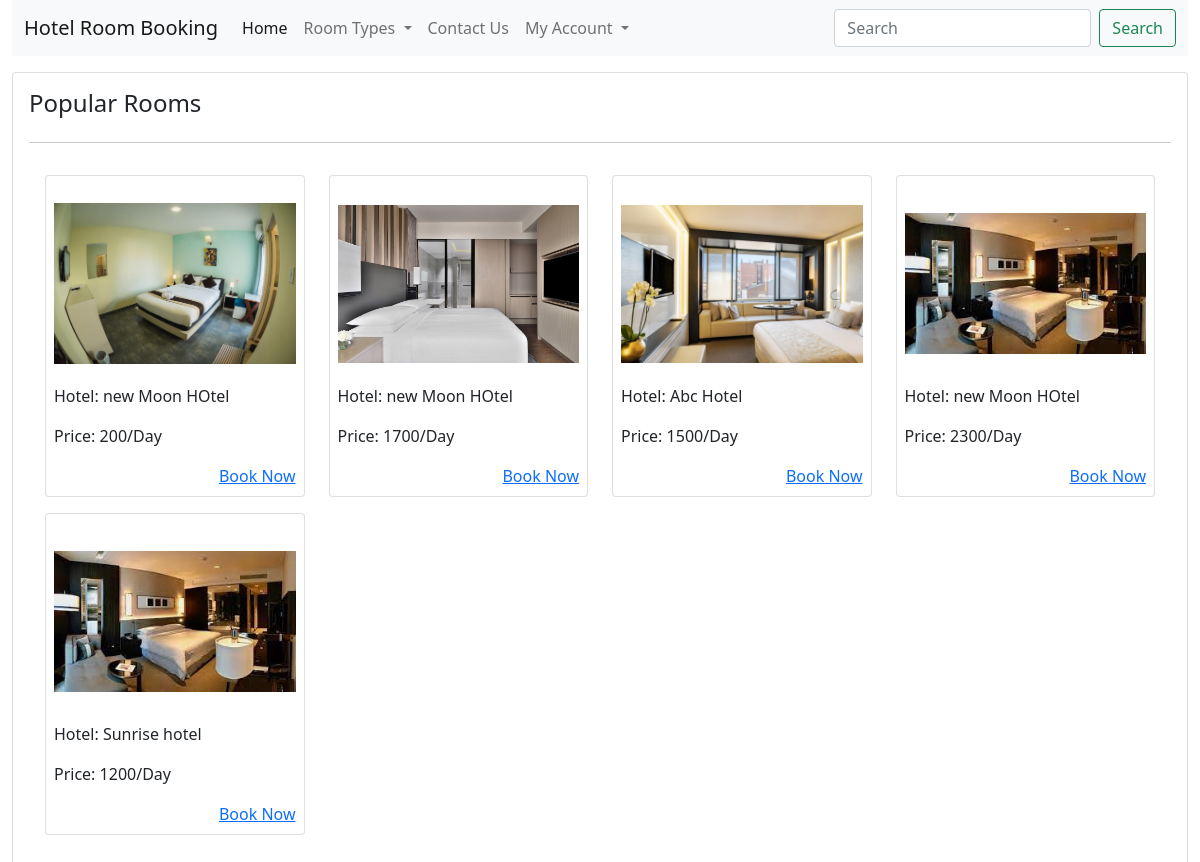
/, run on an earlier commit of the app's database.
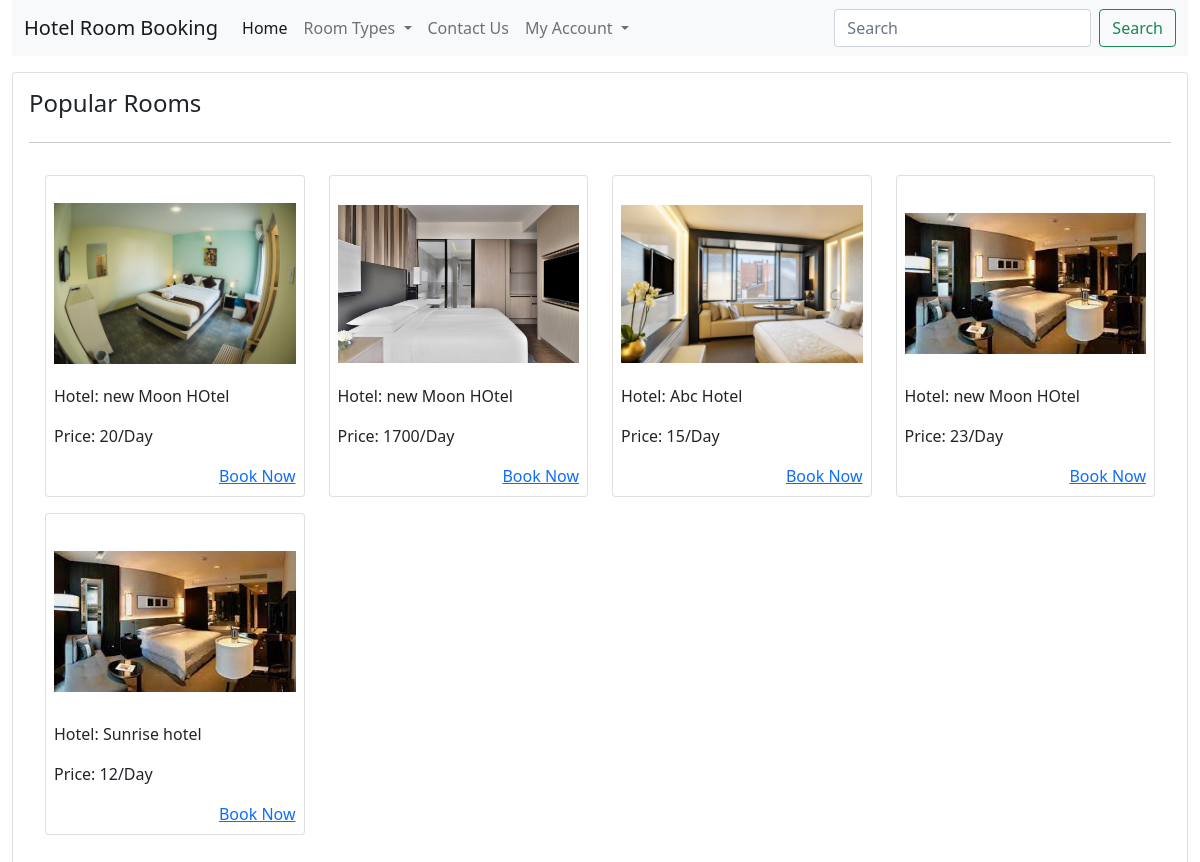
And on a later commit of the database.
### hbsapp/models.py (models this page shows, shortened)
class TimeStamp(models.Model):
    created_at = models.DateTimeField(auto_now_add=True)
    updated_at = models.DateTimeField(auto_now=True)
    class Meta:
        abstract = True

class HotelRoom(TimeStamp):
    hotel = models.ForeignKey(Hotel, on_delete=models.RESTRICT)
    room_type = models.CharField(max_length=50, choices=ROOM_TYPE)
    room_code = models.CharField(max_length=50)
    image = models.ImageField(upload_to="rooms")
    description = models.TextField()
    price = models.PositiveIntegerField()
    view_count = models.BigIntegerField(default=0)

class Hotel(TimeStamp):
    name = models.CharField(max_length=200)
    image = models.ImageField(upload_to="hotels", null=True, blank=True)
    address = models.CharField(max_length=200)
    contact = models.CharField(max_length=200)
    email = models.EmailField(unique=True)

### hbsapp/views.py (the view)
# urls.py: path("", ClientHomeView.as_view(), name="clienthome"),
class ClientHomeView(ClientMixin, View):
    def get(self, request, *args, **kwargs):
        context = self.context
        context["all_hotels"] = Hotel.objects.order_by("-id")
        context["popular_rooms"] = HotelRoom.objects.order_by("-view_count")
        return render(request, "clienttemplates/clienthome.html", context)

### hbsapp/views.py (called while the page is built)
    def dispatch(self, request, *args, **kwargs):
        self.context = {
            "roomtypes": ROOM_TYPE
        }
        return super(ClientMixin, self).dispatch(request, *args, **kwargs)

### templates/clienttemplates/clienthome.html (shortened to what this page needs)
{% extends 'clienttemplates/clientbase.html' %}
{% load static %}
{% block content %}
<section class="mt-3">
    <div class="row">
        <div class="col-md-12">
            <div class="card p-3">
                <div class="card-head">
                    <h4>Popular Rooms</h4>
                </div>
                <hr>
                <div class="card-body">
                    <div class="row">
                        {% for room in popular_rooms %}
                        <div class="col-md-3 mb-3">
                            <div class="card p-2 item" style="cursor: pointer;" data-url="{% url 'hbsapp:clientroomdetail' room.room_code room.id %}">
                                <img src="{{room.image.url}}" class="img-fluid" style="height: 200px; object-fit: contain;" alt="">
                                <p>Hotel: {{room.hotel.name}}</p>
                                <p>Price: {{room.price}}/Day</p>
                                <a href="{% url 'hbsapp:clientroomdetail' room.room_code room.id %}" class="text-end">Book Now</a>
                            </div>
                        </div>
                        {% endfor %}
                    </div>
                </div>
            </div>
        </div>
    </div>
</section>
{% endblock %}

What changed in the data, as far as the page shows it:
changed HotelRoom (number 1 of 5 on the later page): price "200" → "20"
changed HotelRoom "Abc Hotel": price "1500" → "15"
changed HotelRoom (number 4 of 5 on the later page): price "2300" → "23"
changed HotelRoom "Sunrise hotel": price "1200" → "12"
